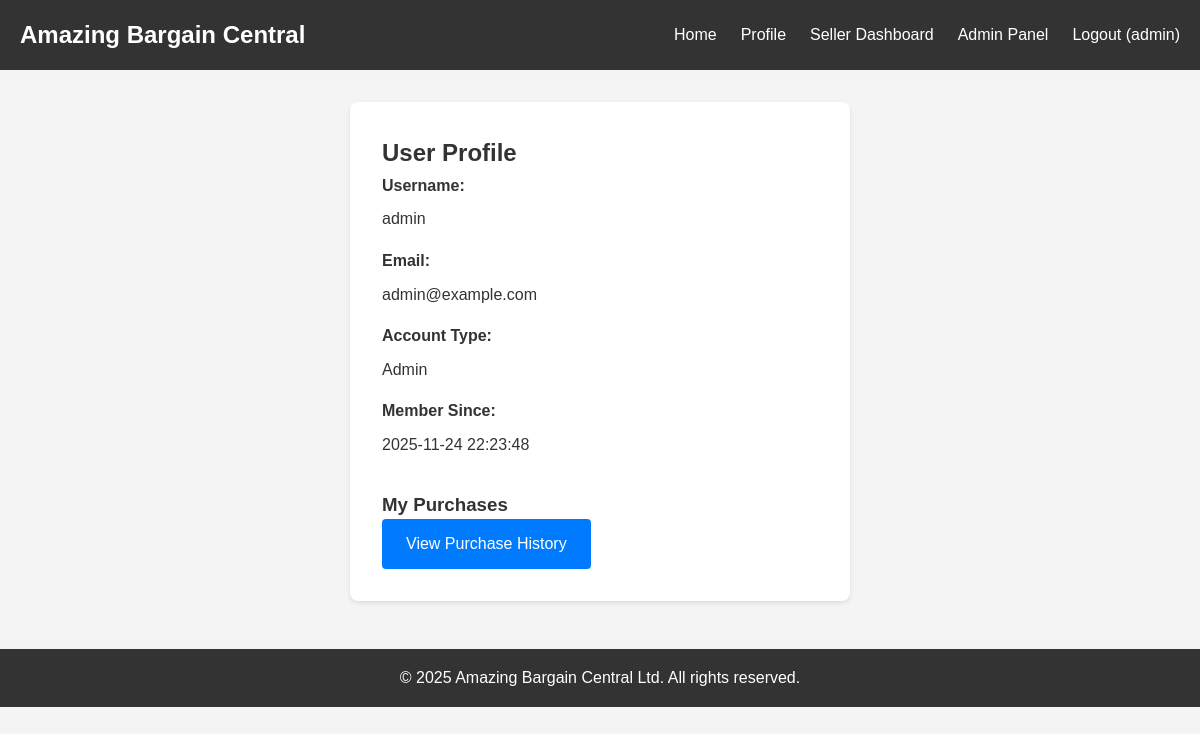
Screenshot of /profile (signed in) with the database file from the repository.
### tables this page shows
CREATE TABLE users (
            id INTEGER PRIMARY KEY AUTOINCREMENT,
            username TEXT UNIQUE NOT NULL,
            email TEXT UNIQUE NOT NULL,
            password TEXT NOT NULL,
            role TEXT DEFAULT 'customer',
            created_at TIMESTAMP DEFAULT CURRENT_TIMESTAMP
        );

### app.py (the view)
@app.route('/profile')
@login_required
def profile():
    conn = get_db_connection()
    user = conn.execute('SELECT * FROM users WHERE id = ?', (session['user_id'],)).fetchone()
    conn.close()
    return render_template('profile.html', user=user)

### app.py (called while the page is built)
@app.after_request
def apply_security_headers(response):
    response.headers['Content-Security-Policy'] = "default-src 'self'; script-src 'self'"
    response.headers['X-Content-Type-Options'] = 'nosniff'
    response.headers['X-Frame-Options'] = 'DENY'
    return response

def get_db_connection():
    conn = sqlite3.connect('ecommerce.db')
    conn.row_factory = sqlite3.Row
    return conn

def login_required(f):
    @wraps(f)
    def decorated_function(*args, **kwargs):
        if 'user_id' not in session:
            flash('Please log in to access this page.', 'warning')
            return redirect(url_for('login'))
        return f(*args, **kwargs)
    return decorated_function

### templates/profile.html (shortened to what this page needs)
{% extends "base.html" %}
{% block content %}
<div class="form-container">
    <h2>User Profile</h2>
    <div class="form-group">
        <label>Username:</label>
        <p>{{ user.username }}</p>
    </div>
    <div class="form-group">
        <label>Email:</label>
        <p>{{ user.email }}</p>
    </div>
    <div class="form-group">
        <label>Account Type:</label>
        <p>{{ user.role|capitalize }}</p>
    </div>
    <div class="form-group">
        <label>Member Since:</label>
        <p>{{ user.created_at }}</p>
    </div>
    <div style="margin-top: 2rem;">
        <h3>My Purchases</h3>
        <a href="{{ url_for('my_purchases') }}" class="btn">View Purchase History</a>
    </div>
</div>
{% endblock %}

### static/style.css (style rules this page uses)
* { margin: 0; padding: 0; box-sizing: border-box; }
body { font-family: Arial, sans-serif; line-height: 1.6; color: #333; background: #f4f4f4; }
.form-container { max-width: 500px; margin: 2rem auto; background: #fff; padding: 2rem; border-radius: 8px; box-shadow: 0 2px 4px rgba(0,0,0,0.1); }
.form-group { margin-bottom: 1rem; }
label { display: block; margin-bottom: 0.5rem; font-weight: bold; }
button, .btn { background: #007bff; color: #fff; padding: 0.75rem 1.5rem; border: none; border-radius: 4px; cursor: pointer; text-decoration: none; display: inline-block; }

### rows the page displays
users: username "admin", email "admin@example.com", role "Admin", created_at "2025-11-24 22:23:48"

### other values shown
{{ session.username }} "admin"
